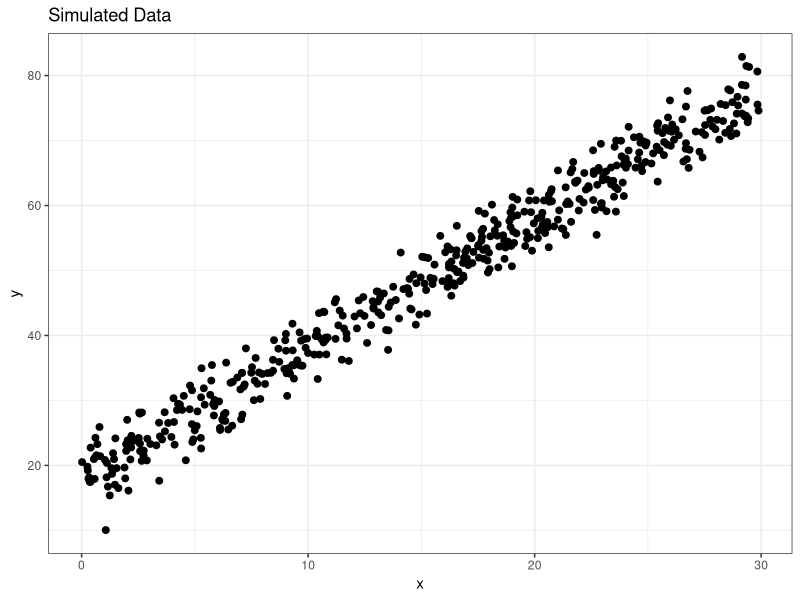
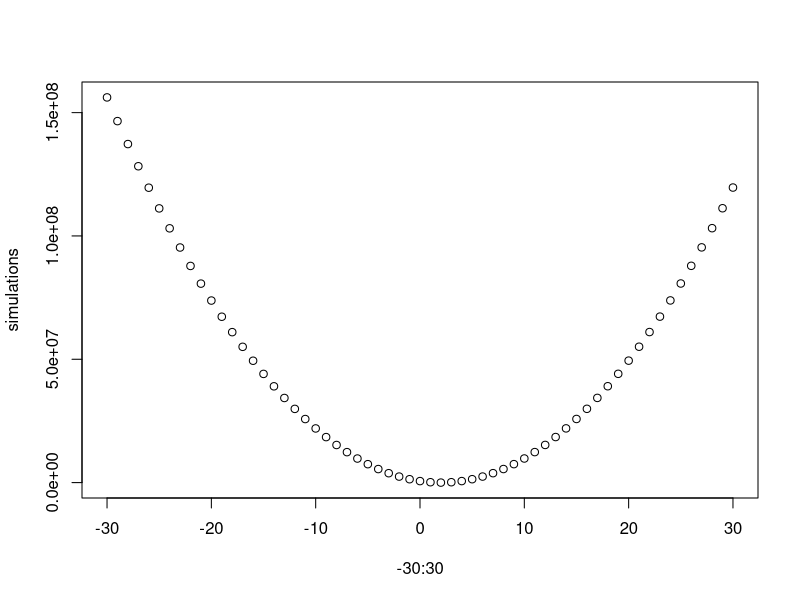
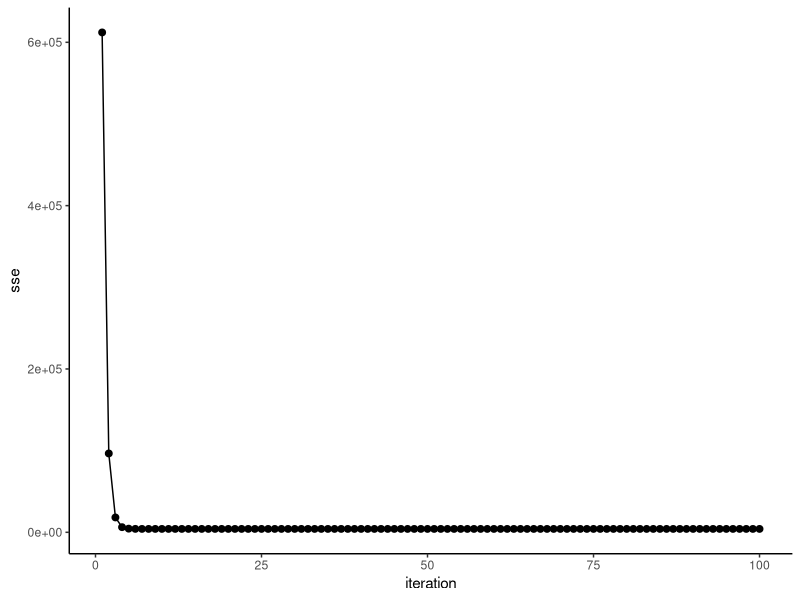
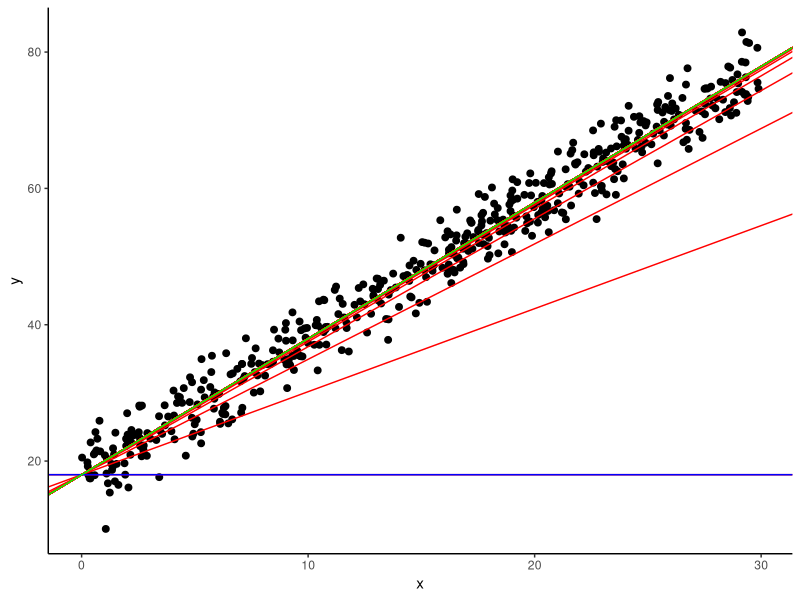

The R script that drew these images, in order:
## ---- chunk 1
knitr::opts_chunk$set(echo = TRUE)
## ---- chunk 2
library(tidyverse)
set.seed(1000)

alpha <- 18
beta <- 2
n_obs <- 500

x <- runif(n_obs, 0, 30)

y <- alpha + beta*x + rnorm(n_obs, 0, 3)

data <- tibble(x = x, y = y)

ggplot(data, aes(x = x, y = y)) + geom_point(size = 2) + theme_bw() + labs(title = 'Simulated Data')
## ---- chunk 3
ols_fit <- lm(y ~ x, data = data)
## ---- chunk 4
summary(ols_fit)
## ---- chunk 5

ols_fit$coefficients

## ---- chunk 6

cost_function <- function(alpha, beta, x, y) {
  pred_y <- alpha + beta * x
  ss <- sum((y - pred_y) ^ 2)
  return(ss)
}

cost_function(alpha, beta, x, y)

## ---- chunk 7

sum(resid(ols_fit)^2)

## ---- chunk 8
cost_function(
  alpha = ols_fit$coefficients[1][[1]],
  beta = ols_fit$coefficients[2][[1]],
  x = data$x, 
  y = data$y)
## ---- chunk 9
simulations = c()

for (i in -30:30){
  mse = cost_function(
  alpha = 18,
  beta = i,
  x = data$x, 
  y = data$y
  )
  
  simulations = c(simulations, mse)
}

## ---- chunk 10
plot(x=-30:30, y=simulations)
## ---- chunk 11
gradient_desc <- function(alpha, beta, x, y){
  N <- length(x)
  grad_beta <- (1/N) * sum( - 2*x*(y-alpha-beta*x))
  return (grad_beta)
}
## ---- chunk 12
gradient_desc(
  alpha = 18,
  beta = 0.0,
  x = data$x, 
  y = data$y
)
## ---- chunk 13
delta <- 0.001

minimize_function <- function(alpha, beta, x, y, delta){
  gd <- gradient_desc(alpha,beta,x,y)
  d_beta <- gd * delta
  new_beta <- beta - d_beta
  return(new_beta)
}
## ---- chunk 14
iter <- 100
res <- c(0)

for (i in 2:iter){
  this_beta = res[i-1]
  res[i] <- minimize_function(
    alpha = alpha, beta = this_beta, x = data$x, y = data$y, delta = delta
  )
}

res <- lapply(res, function(x) as.data.frame(t(x))) %>% bind_rows()
colnames(res) <- c('beta')

loss <- res %>% as_tibble() %>% rowwise() %>%
  summarise(sse = cost_function(18, beta, data$x, data$y))

res <- res %>% bind_cols(loss) %>%
  mutate(iteration = seq(1, 100)) %>% as_tibble()

res %>% glimpse()
## ---- chunk 15
ggplot(res, aes(x = iteration, y = sse)) + geom_point(size = 2) + 
  theme_classic() + geom_line(aes(group = 1)) 
## ---- chunk 16
ggplot(data, aes(x = x, y = y)) + 
  geom_point(size = 2) + 
  geom_abline(aes(intercept = alpha, slope = beta),
              data = res, size = 0.5, color = 'red') + 
  theme_classic() + 
  geom_abline(aes(intercept = alpha, slope = beta), 
              data = res %>% slice_head(), size = 0.5, color = 'blue') + 
  geom_abline(aes(intercept = alpha, slope = beta), 
              data = res %>% slice_tail(), size = 0.5, color = 'green')
